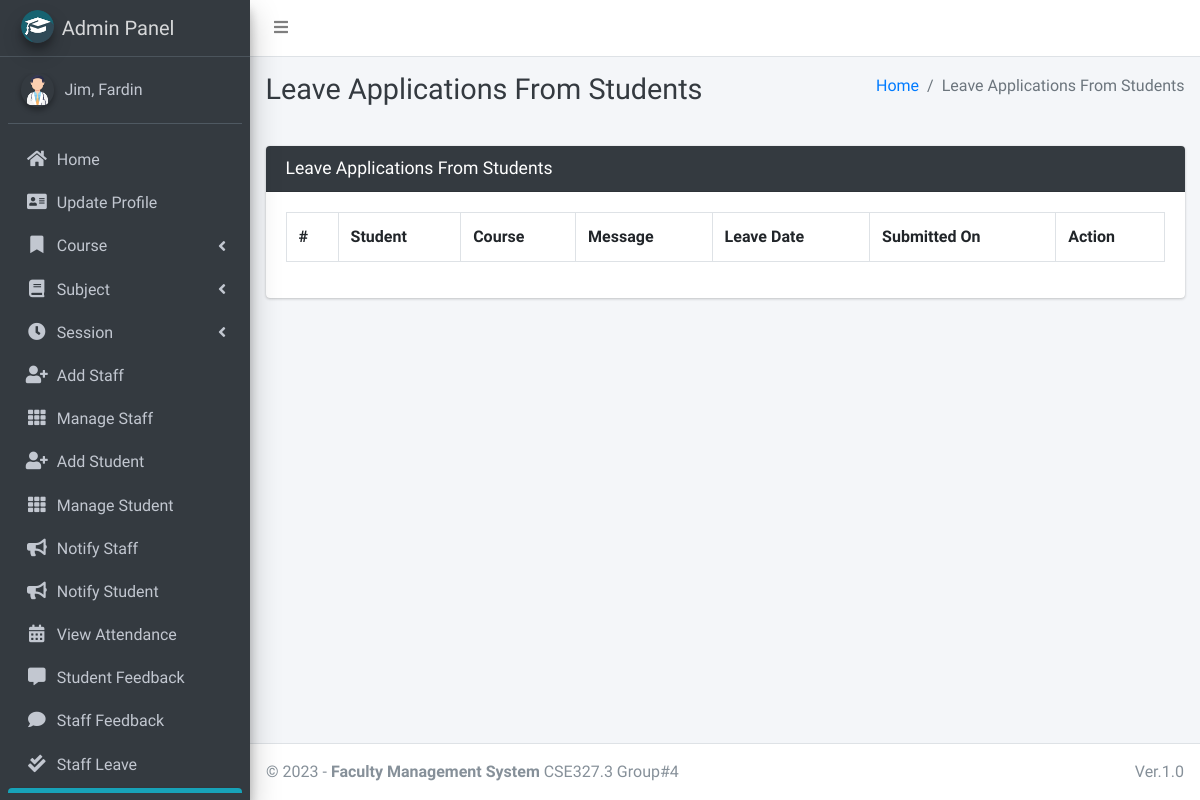
/student/view/leave/ (signed in), run on an earlier commit of the app's database.
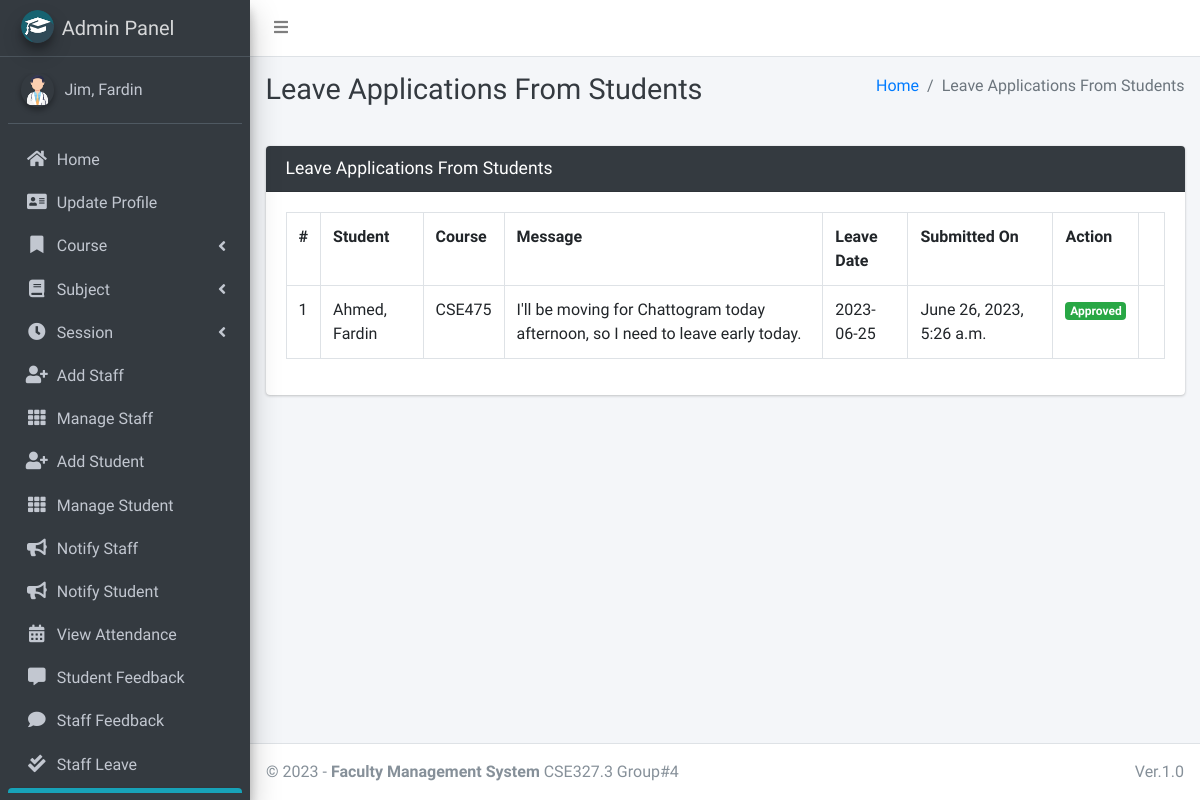
And on a later commit of the database.
### main_app/models.py (models this page shows)
class CustomUser(AbstractUser):
    USER_TYPE = ((1, "HOD"), (2, "Staff"), (3, "Student"))
    GENDER = [("M", "Male"), ("F", "Female")]
    username = None  # Removed username, using email instead
    email = models.EmailField(unique=True)
    user_type = models.CharField(default=1, choices=USER_TYPE, max_length=1)
    gender = models.CharField(max_length=1, choices=GENDER)
    profile_pic = models.ImageField()
    address = models.TextField()
    fcm_token = models.TextField(default="")  # For firebase notifications
    created_at = models.DateTimeField(auto_now_add=True)
    updated_at = models.DateTimeField(auto_now=True)
    USERNAME_FIELD = "email"
    REQUIRED_FIELDS = []
    objects = CustomUserManager()
    def __str__(self):
        return self.last_name + ", " + self.first_name

class LeaveReportStudent(models.Model):
    student = models.ForeignKey(Student, on_delete=models.CASCADE)
    date = models.CharField(max_length=60)
    message = models.TextField()
    status = models.SmallIntegerField(default=0)
    created_at = models.DateTimeField(auto_now_add=True)
    updated_at = models.DateTimeField(auto_now=True)

class Student(models.Model):
    admin = models.OneToOneField(CustomUser, on_delete=models.CASCADE)
    course = models.ForeignKey(Course, on_delete=models.DO_NOTHING, null=True, blank=False)
    session = models.ForeignKey(Session, on_delete=models.DO_NOTHING, null=True)
    def __str__(self):
        return self.admin.last_name + ", " + self.admin.first_name

class Course(models.Model):
    name = models.CharField(max_length=120)
    created_at = models.DateTimeField(auto_now_add=True)
    updated_at = models.DateTimeField(auto_now=True)
    def __str__(self):
        return self.name

### main_app/hod_views.py (the view, shortened to what this page needs)
# urls.py: path("student/view/leave/", hod_views.view_student_leave,
@csrf_exempt
def view_student_leave(request):
    if request.method != 'POST':
        allLeave = LeaveReportStudent.objects.all()
        context = {
            'allLeave': allLeave,
            'page_title': 'Leave Applications From Students'
        }
        return render(request, "hod_template/student_leave_view.html", context)

### main_app/templates/hod_template/student_leave_view.html (shortened to what this page needs)
{% extends 'main_app/base.html' %}
{% load static %}
{% block page_title %}{{page_title}}{% endblock page_title %}
{% block content %}
<section class="content">
    <div class="container-fluid">
        <div class="row">
            <div class="col-md-12">
                <div class="card card-dark">
                    <div class="card-header">
                        <h3 class="card-title">{{page_title}}</h3>
                    </div>
                    <div class="table card-body">
                        <table class="table table-bordered table-hover">
                            <tr>
                                <th>#</th>
                                <th>Student</th>
                                <th>Course</th>
                                <th>Message</th>
                                <th>Leave Date</th>
                                <th>Submitted On</th>
                                <th>Action</th>
                            </tr>
                            {% for leave in  allLeave %}
                              <tr>
                                  <td>{{forloop.counter}}</td>
                                  <td>{{leave.student}}</td>
                                  <td>{{leave.student.course}}</td>
                                  <td>{{leave.message}}</td>
                                  <td>{{leave.date}}</td>
                                  <td>{{leave.created_at}}</td>
                                      {% if leave.status == 0 %}
                                           <td> <button data-toggle = "modal" data-target = "#reply_modal" value="{{leave.id}}" class="btn btn-success reply_open_modal">Reply</button>
{% elif leave.status == -1 %}
<td><span  class='badge badge-danger'>Rejected</span></td>
{% else %}
<td><span  class='badge badge-success'>Approved</span></td>
                                            <td>{{feedback.updated_at}}</td>
                                      {% endif %}
                              </tr>
                            {% endfor %}
                        </table>
                    </div>
                    </div>
            </div>
        </div>
    </div>
</section>
{% endblock content %}

### main_app/templates/main_app/base.html (shortened to what this page needs)
{% load static %}
<!DOCTYPE html>
<html>
<head>
    <link rel="stylesheet" href="{% static 'plugins/fontawesome-free/css/all.min.css'%} ">
    <link rel="stylesheet" href="https://code.ionicframework.com/ionicons/2.0.1/css/ionicons.min.css">
    <link rel="stylesheet"
        href="{% static 'plugins/tempusdominus-bootstrap-4/css/tempusdominus-bootstrap-4.min.css'%} ">
    <link rel="stylesheet" href="{% static 'plugins/icheck-bootstrap/icheck-bootstrap.min.css'%} ">
    <link rel="stylesheet" href="{% static 'dist/css/adminlte.min.css'%} ">
    <link rel="stylesheet" href="{% static 'plugins/overlayScrollbars/css/OverlayScrollbars.min.css'%} ">
    <link rel="stylesheet" href="{% static 'plugins/daterangepicker/daterangepicker.css'%} ">
</head>
<body class="hold-transition sidebar-mini layout-fixed">
    <div class="wrapper">
        <nav class="main-header navbar navbar-expand navbar-white navbar-light">
            <ul class="navbar-nav">
                <li class="nav-item">
                    <a class="nav-link" data-widget="pushmenu" href="#"><i class="fas fa-bars"></i></a>
                </li>
            </ul>
        </nav>
        {% include "main_app/sidebar_template.html" with user=user %}
        <div class="content-wrapper">
            <div class="content-header">
                <div class="container-fluid">
                    <div class="row mb-2">
                        <div class="col-sm-6">
                            <h1 class="m-0 text-dark">{% block page_title %}{% endblock page_title %}</h1>
                        </div>
                        <div class="col-sm-6">
                            <ol class="breadcrumb float-sm-right">
                                <li class="breadcrumb-item"><a href="#">Home</a></li>
                                <li class="breadcrumb-item active">{{ page_title }}</li>
                            </ol>
                        </div>
                    </div>
                </div>
            </div>
<section class="content">
    <div class="container-fluid">
        <div class="row">
            <div class="col-md-12">
            </div></div></div></section>
            {% block content %}
            {% endblock content %}
        </div>
        {% include "main_app/footer.html" %}
    </div>
</body>
</html>

### main_app/templates/main_app/sidebar_template.html (shortened to what this page needs)
{% load static %}
<aside class="main-sidebar sidebar-dark-info elevation-4">
    {% if request.user.user_type == '1' %}
    <a href="{% url 'admin_home' %}" class="brand-link">
        <img src="{% static 'dist/img/cmsl.png' %} " alt="AdminLTE Logo"
            class="brand-image img-circle elevation-3" >
        <span class="brand-text font-weight-light">Admin Panel</span>
    </a>
    <div class="sidebar">
        <div class="user-panel mt-3 pb-3 mb-3 d-flex">
            <div class="image">
                <img src="{{ request.user.profile_pic}}" class="img-circle elevation-2" alt="User Image">
            </div>
            <div class="info">
                <a href="#" class="d-block">{{user}}</a>
            </div>
        </div>
        <nav class="mt-2">
            <ul class="nav nav-pills nav-sidebar flex-column" data-widget="treeview" role="menu" data-accordion="false">
                <li class="nav-item">
                    {% url 'admin_home' as admin_home %}
                    <a href="{{admin_home}}" class="nav-link {% if admin_home == request.path %} active {% endif %}">
                        <i class="nav-icon fas fa-home"></i>
                        <p>
                            Home
                        </p>
                    </a>
                </li>
                <li class="nav-item">
                    {% url 'admin_view_profile' as admin_view_profile %}
                    <a href="{{admin_view_profile}}"
                        class="nav-link {% if admin_view_profile == request.path %} active {% endif %}">
                        <i class="nav-icon fas fa-address-card"></i>
                        <p>
                            Update Profile
                        </p>
                    </a>
                </li>
                <li class="nav-item has-treeview">
                    <a href="#" class="nav-link">
                        <i class="nav-icon fas fa-bookmark"></i>
                        <p>
                            Course
                            <i class="fas fa-angle-left right"></i>
                        </p>
                    </a>
                </li>
                <li class="nav-item has-treeview">
                    <a href="#" class="nav-link">
                        <i class="nav-icon fas fa-book"></i>
                        <p>
                            Subject
                            <i class="fas fa-angle-left right"></i>
                        </p>
                    </a>
                </li>
                <li class="nav-item has-treeview">
                    <a href="#" class="nav-link">
                        <i class="nav-icon fas fa-clock"></i>
                        <p>
                            Session
                            <i class="fas fa-angle-left right"></i>
                        </p>
                    </a>
                </li>
                <li class="nav-item">
                    {% url 'add_staff' as add_staff %}
                    <a href="{{add_staff}}" class="nav-link {% if add_staff == request.path %} active {% endif %}">
                        <i class="nav-icon fas fa-user-plus"></i>
                        <p>
                            Add Staff
                        </p>
                    </a>
                </li>
                <li class="nav-item">
                    {% url 'manage_staff' as manage_staff %}
                    {% url 'edit_staff' staff_id as edit_staff %}
                    <a href="{{manage_staff}}"
                        class="nav-link {% if manage_staff == request.path or request.path == edit_staff %} active {% endif %}">
                        <i class="nav-icon fas fa-th"></i>
                        <p>
                            Manage Staff
                        </p>
                    </a>
                </li>
                <li class="nav-item">
                    {% url 'add_student' as add_student%}
                    <a href="{{add_student}}" class="nav-link  {% if add_student == request.path %} active {% endif %}">
                        <i class="nav-icon fas fa-user-plus"></i>
                        <p>
                            Add Student
                        </p>
                    </a>
                </li>
                <li class="nav-item">
                    {% url 'manage_student' as manage_student %}
                    {% url 'edit_student' student_id as edit_student %}
                    <a href="{{manage_student}}"
                        class="nav-link  {% if edit_student == request.path or manage_student == request.path %} active {% endif %}">
                        <i class="nav-icon fas fa-th"></i>
                        <p>
                            Manage Student
                        </p>
                    </a>
                </li>
                <li class="nav-item">
                    {% url 'admin_notify_staff' as admin_notify_staff %}
                    <a href="{{admin_notify_staff}}"
                        class="nav-link {% if admin_notify_staff == request.path %} active {% endif %}">
                        <i class="nav-icon fas fa-bullhorn"></i>
                        <p>
                            Notify Staff
                        </p>
                    </a>
                </li>
                <li class="nav-item">
                    {% url 'admin_notify_student' as admin_notify_student %}
                    <a href="{{admin_notify_student}}"
                        class="nav-link {% if admin_notify_student == request.path %} active {% endif %}">
                        <i class="nav-icon fas fa-bullhorn"></i>
                        <p>
                            Notify Student
                        </p>
                    </a>
                </li>
                <li class="nav-item">
                    {% url 'admin_view_attendance' as admin_view_attendance %}
                <li class="nav-item">
                    <a href="{{admin_view_attendance}}"
                        class="nav-link  {% if admin_view_attendance == request.path %} active {% endif %}">
                        <i class="nav-icon fas fa-calendar-alt"></i>
                        <p>
                            View Attendance
                        </p>
                    </a>
                </li>
                <li class="nav-item">
                    {% url 'student_feedback_message' as student_feedback_message %}
                    <a href="{{ student_feedback_message }}"
                        class="nav-link  {% if student_feedback_message == request.path %} active {% endif %}">
                        <i class="nav-icon fas fa-comment-alt"></i>
                        <p>
                            Student Feedback
                        </p>
                    </a>
                </li>
                <li class="nav-item">
                    {% url 'staff_feedback_message' as staff_feedback_message %}
                    <a href="{{staff_feedback_message}}"
                        class="nav-link   {% if staff_feedback_message == request.path %} active {% endif %}">
                        <i class="nav-icon fas fa-comment"></i>
                        <p>
                            Staff Feedback
                        </p>
                    </a>
                </li>
                <li class="nav-item">
                    {% url 'view_staff_leave' as view_staff_leave %}
                    <a href="{{view_staff_leave}}"
                        class="nav-link  {% if view_staff_leave == request.path %} active {% endif %}">
                        <i class="nav-icon fas fa-check-double"></i>
                        <p>
                            Staff Leave
                        </p>
                    </a>
                </li>
                <li class="nav-item">
                    {% url 'view_student_leave' as view_student_leave %}
                    <a href="{% url 'view_student_leave' %}"
                        class="nav-link  {% if view_student_leave == request.path %} active {% endif %}">
                    </a>
                </li>
                                        {% endif %}
                                    </ul>
                                </nav>
                            </div>
</aside>

### main_app/templates/main_app/footer.html
<footer class="main-footer">
    &copy; {% now "Y" %} - <strong>Faculty Management System</strong>
    CSE327.3 Group#4
    <div class="float-right d-none d-sm-inline-block">
       Ver.1.0
    </div>
</footer>

What changed in the data, as far as the page shows it:
added LeaveReportStudent: student "Ahmed, Fardin", student.course "CSE475", message "I'll be moving for Chattogram today afternoon, so I need to leave early today.", date "2023-06-25", created_at "June 26, 2023, 5:26 a.m."
